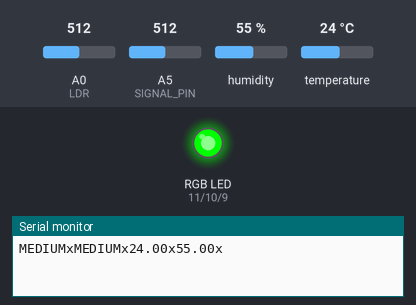
Bench run of a sketch on a simulated Arduino Uno, built with avr-gcc and run on an emulated ATmega328P. On the bench: an RGB LED mixed from three pins (HIGH = lit), the last lines printed to the serial monitor. The test bench sets the inputs (shaded band); at power-on: A0 (LDR) = 512, A5 (SIGNAL_PIN) = 512, humidity 55 %, temperature 24 °C. Pins used as bus, display or sensor lines are not drawn.

Above: at 0.1 s.
At 10.1 s:
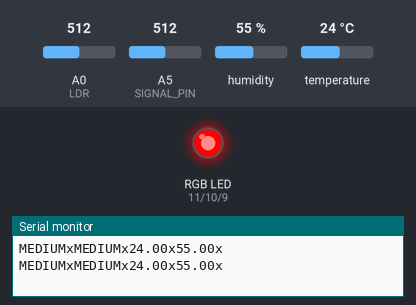
Timing chart, 0 to 11.6 s (numbered marks = the images above):
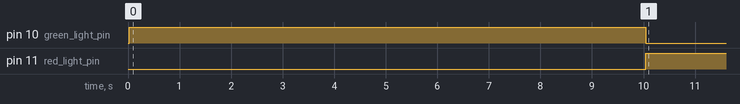

Measured:
- by itself, pin 10 (green_light_pin): LOW → HIGH at 0.02 s, → LOW 10.0 s later
- by itself, pin 11 (red_light_pin): LOW → HIGH at 10.0 s

The sketch:

Happy_projeckt.ino
```cpp
  #include <SimpleDHT.h> // DHT library
  #define POWER_PIN  7
  #define SIGNAL_PIN A5

const int pinDHT11 = 2; //DHT sensorin pin
const int LDR = A0; // LDR vastus pin
int red_light_pin= 11; // Red Light
int green_light_pin = 10; // Green Light
int blue_light_pin = 9; // Blue Light
int LDR_input_val = 0; //LDR arvo

SimpleDHT11 dht11; // DHT11 objecti
float temperature = 0.0; // Lämpötila
float humidity = 0.0; // Kosteus
byte data[40] = {0};

int i = 0; // Otetaan numerot ettei tule spämmiä konsoliin


int value = 0; // variable to store the water sensor value


void setup() {

  Serial.begin(9600); // Serial comm begin at 9600bps

  pinMode(POWER_PIN, OUTPUT);   // configure D7 pin as an OUTPUT
  digitalWrite(POWER_PIN, LOW); // turn the sensor OFF

  pinMode(red_light_pin, OUTPUT);
  pinMode(green_light_pin, OUTPUT);
  pinMode(blue_light_pin, OUTPUT);


if(dht11.read2(pinDHT11, &temperature, &humidity, data)){
  RGB_color(255,0,0); //If error show red led
  Serial.print("Virhe lukiessa dataa");
}

}

void loop() {
if(i <= 1){
  RGB_color(0,255,0); // Set the color of the RGB to Green

  LDR_input_val = analogRead(LDR);

  digitalWrite(POWER_PIN, HIGH);  // turn the water sensor ON
  delay(10);                      // wait 10 milliseconds
  value = analogRead(SIGNAL_PIN); // read the analog value from  water sensor
  digitalWrite(POWER_PIN, LOW);   // turn the  water sensor OFF

        //Look for the LDR values
      if(LDR_input_val < 150){
        Serial.print("HIGH");
        }
        else if(LDR_input_val > 600){
          Serial.print("LOW");
        }
        else{
          Serial.print("MEDIUM");
        }
      Serial.print("x");
      //Look for the water sensor values
       if(value < 300){
        Serial.print("LOW");
        }
        else if(value > 870){
          Serial.print("HIGH");
        }
        else{
          Serial.print("MEDIUM");
        }

      Serial.print("x");
      Serial.print(temperature); // Print the tempature value
      Serial.print("x");
      Serial.print(humidity); // Print the humidity value
      Serial.println("x");
      delay(5000); // five sec delay
      i++;
  }
  else{
    RGB_color(255,0,0); //show red led when no data is read
    exit; // Exit the continues loop
  }
}


void RGB_color(int red_light_value, int green_light_value, int blue_light_value)
 {
  analogWrite(red_light_pin, red_light_value);
  analogWrite(green_light_pin, green_light_value);
  analogWrite(blue_light_pin, blue_light_value);
}
```
